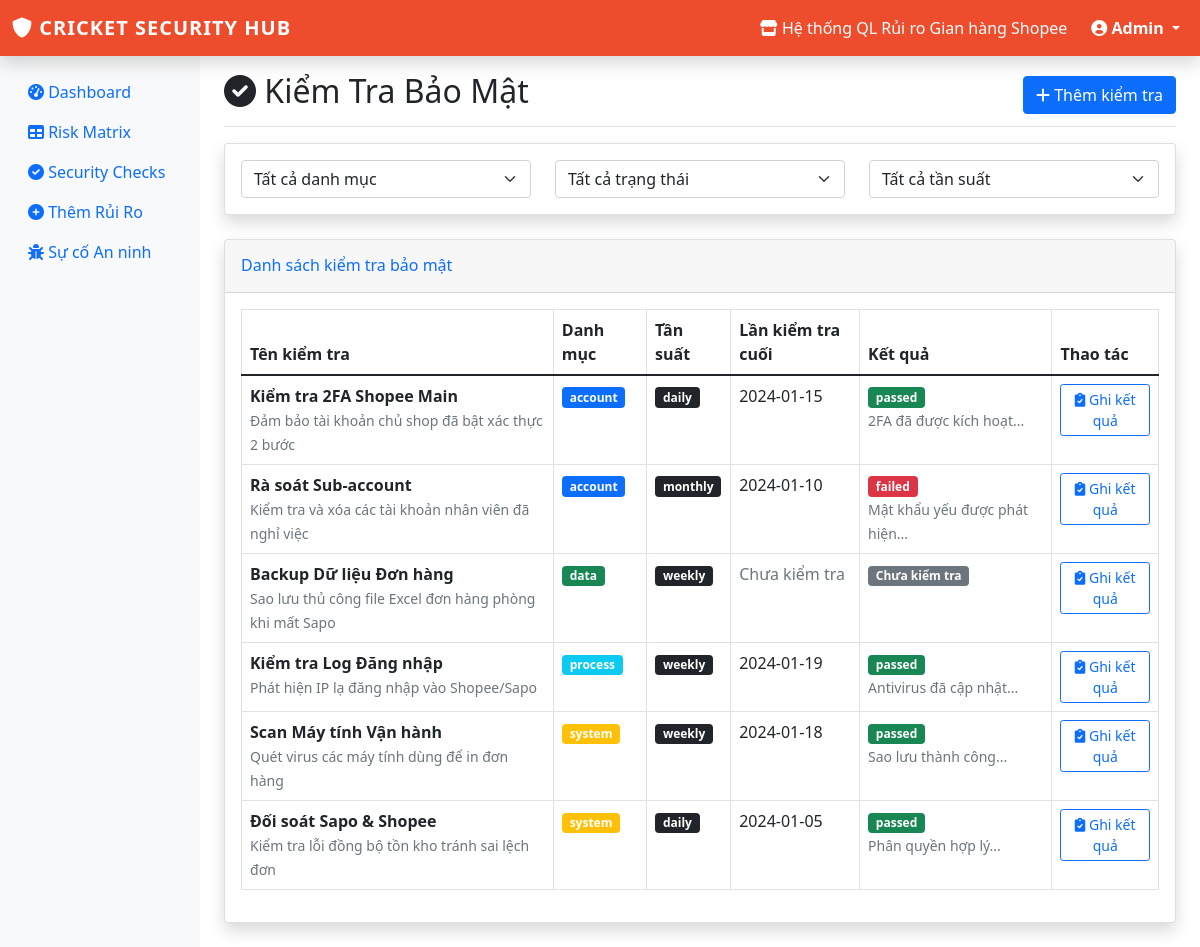
Page /security-checks (signed in) on the committed database.
### tables this page shows
CREATE TABLE security_checks (
    id INTEGER PRIMARY KEY AUTOINCREMENT,
    check_name VARCHAR(200) NOT NULL,
    description TEXT,
    category TEXT CHECK(category IN ('account', 'data', 'system', 'process')) NOT NULL,
    is_required BOOLEAN DEFAULT 1,
    frequency TEXT CHECK(frequency IN ('daily', 'weekly', 'monthly', 'quarterly')) NOT NULL
);

### app.py (the view)
@app.route('/security-checks')
def security_checks():
    if 'user_id' not in session:
        return redirect(url_for('login'))
    db = get_db()
    checks_data = db.execute("""
        SELECT sc.*,
               (SELECT status FROM check_results WHERE check_id = sc.id ORDER BY check_date DESC LIMIT 1) as last_status,
               (SELECT check_date FROM check_results WHERE check_id = sc.id ORDER BY check_date DESC LIMIT 1) as last_check,
               (SELECT notes FROM check_results WHERE check_id = sc.id ORDER BY check_date DESC LIMIT 1) as last_notes
        FROM security_checks sc
        ORDER BY sc.category, sc.check_name
    """).fetchall()
    checks = []
    for check in checks_data:
        check_dict = dict(check)
        if check_dict['last_check']:
            check_dict['formatted_last_check'] = format_sqlite_date(check_dict['last_check'])
        checks.append(check_dict)
    return render_template('security_checks.html', checks=checks)

### app.py (called while the page is built)
def format_sqlite_date(date_string):
    if date_string and len(date_string) >= 10:
        return f"{date_string[8:10]}/{date_string[5:7]}/{date_string[0:4]}"
    return date_string

def get_db():
    if 'db' not in g:
        g.db = sqlite3.connect(Config.DATABASE_PATH)
        g.db.row_factory = sqlite3.Row
    return g.db

### templates/security_checks.html (shortened to what this page needs)
{% extends "base.html" %}
{% block content %}
<div class="d-flex justify-content-between flex-wrap flex-md-nowrap align-items-center pt-3 pb-2 mb-3 border-bottom">
    <h1 class="h2"><i class="fas fa-check-circle"></i> Kiểm Tra Bảo Mật</h1>
    <div class="btn-toolbar mb-2 mb-md-0">
        <button class="btn btn-primary" data-bs-toggle="modal" data-bs-target="#addCheckModal">
            <i class="fas fa-plus"></i> Thêm kiểm tra
        </button>
    </div>
</div>
<div class="card shadow mb-4">
    <div class="card-body">
        <div class="row">
            <div class="col-md-4">
                <select class="form-select" id="categoryFilter">
                    <option value="">Tất cả danh mục</option>
                </select>
            </div>
            <div class="col-md-4">
                <select class="form-select" id="statusFilter">
                    <option value="">Tất cả trạng thái</option>
                </select>
            </div>
            <div class="col-md-4">
                <select class="form-select" id="frequencyFilter">
                    <option value="">Tất cả tần suất</option>
                </select>
            </div>
        </div>
    </div>
</div>
<div class="card shadow mb-4">
    <div class="card-header py-3">
        <h6 class="m-0 font-weight-bold text-primary">Danh sách kiểm tra bảo mật</h6>
    </div>
    <div class="card-body">
        <div class="table-responsive">
            <table class="table table-bordered" id="checksTable">
                <thead>
                    <tr>
                        <th>Tên kiểm tra</th>
                        <th>Danh mục</th>
                        <th>Tần suất</th>
                        <th>Lần kiểm tra cuối</th>
                        <th>Kết quả</th>
                        <th>Thao tác</th>
                    </tr>
                </thead>
                <tbody>
                    {% for check in checks %}
                    <tr class="check-row"
                        data-category="{{ check.category }}"
                        data-status="{{ check.last_status or '' }}"
                        data-frequency="{{ check.frequency }}">
                        <td>
                            <strong>{{ check.check_name }}</strong>
                            <br>
                            <small class="text-muted">{{ check.description }}</small>
                        </td>
                        <td>
                            <span class="badge
                                {% if check.category == 'account' %}bg-primary
                                {% elif check.category == 'data' %}bg-success
                                {% elif check.category == 'system' %}bg-warning
                                {% else %}bg-info{% endif %}">
                                {{ check.category }}
                            </span>
                        </td>
                        <td>
                            <span class="badge bg-dark">{{ check.frequency }}</span>
                        </td>
                        <td>
                            {% if check.last_check %}
                                {{ check.last_check }}
                            {% else %}
                                <span class="text-muted">Chưa kiểm tra</span>
                            {% endif %}
                        </td>
                        <td>
                            {% if check.last_status %}
                                <span class="badge
                                    {% if check.last_status == 'passed' %}bg-success
                                    {% elif check.last_status == 'failed' %}bg-danger
                                    {% else %}bg-warning{% endif %}">
                                    {{ check.last_status }}
                                </span>
                                {% if check.last_notes %}
                                <br><small class="text-muted">{{ check.last_notes[:50] }}...</small>
                                {% endif %}
                            {% else %}
                                <span class="badge bg-secondary">Chưa kiểm tra</span>
                            {% endif %}
                        </td>
                        <td>
                            <button class="btn btn-sm btn-outline-primary"
                                    data-bs-toggle="modal"
                                    data-bs-target="#recordResultModal"
                                    data-check-id="{{ check.id }}"
                                    data-check-name="{{ check.check_name }}">
                                <i class="fas fa-clipboard-check"></i> Ghi kết quả
                            </button>
                        </td>
                    </tr>
                    {% endfor %}
                </tbody>
            </table>
        </div>
    </div>
</div>
{% endblock %}

### rows in the picture
security_checks: check_name "Kiểm tra 2FA Shopee Main", description "Đảm bảo tài khoản chủ shop đã bật xác thực 2 bước", category "account", frequency "daily", last_check "2024-01-15", last_status "passed", last_notes "2FA đã được kích hoạt"
security_checks: check_name "Rà soát Sub-account", description "Kiểm tra và xóa các tài khoản nhân viên đã nghỉ việc", category "account", frequency "monthly", last_check "2024-01-10", last_status "failed", last_notes "Mật khẩu yếu được phát hiện"
security_checks: check_name "Backup Dữ liệu Đơn hàng", description "Sao lưu thủ công file Excel đơn hàng phòng khi mất Sapo", category "data", frequency "weekly", shows "Chưa kiểm tra"
security_checks: check_name "Kiểm tra Log Đăng nhập", description "Phát hiện IP lạ đăng nhập vào Shopee/Sapo", category "process", frequency "weekly", last_check "2024-01-19", last_status "passed", last_notes "Antivirus đã cập nhật"
security_checks: check_name "Scan Máy tính Vận hành", description "Quét virus các máy tính dùng để in đơn hàng", category "system", frequency "weekly", last_check "2024-01-18", last_status "passed", last_notes "Sao lưu thành công"
security_checks: check_name "Đối soát Sapo & Shopee", description "Kiểm tra lỗi đồng bộ tồn kho tránh sai lệch đơn", category "system", frequency "daily", last_check "2024-01-05", last_status "passed", last_notes "Phân quyền hợp lý"

### other values in the picture
{{ session.full_name }} "Admin"
